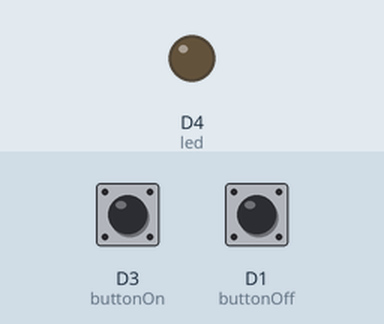
Recording of a sketch running on a simulated ESP8266 (NodeMCU). On the bench: output pins drawn as LEDs (lit = HIGH). The inputs (shaded band) are chosen by the test bench; at power-on: D3 (buttonOn) HIGH, D1 (buttonOff) HIGH.

Above: at 1.2 s.
1.3 s: D3 (buttonOn) pulled LOW for 0.15 s
At 1.9 s:
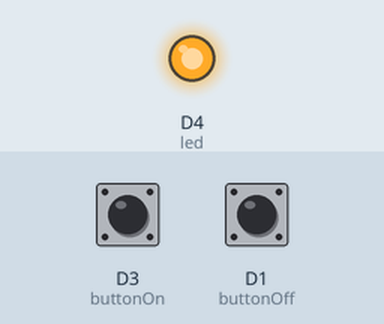
2.9 s: D1 (buttonOff) pulled LOW for 0.15 s
At 3.2 s:
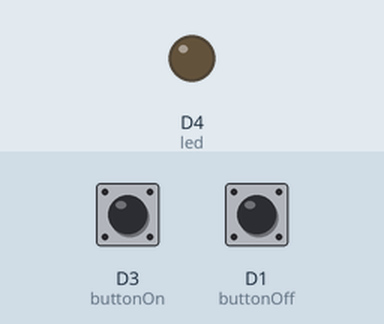
4.5 s: D3 (buttonOn) pulled LOW for 1 s
At 5.6 s:
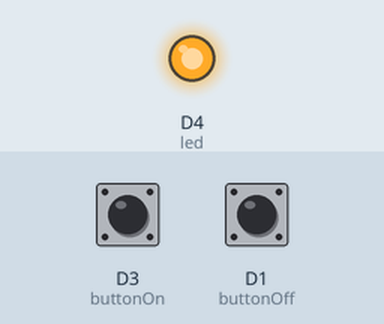
Timing chart, 0 to 7.5 s (numbered marks = the images above; inputs shaded):
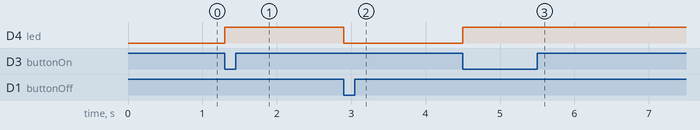

Measured:
- after the input at 1.3 s, D4 (led): LOW → HIGH at once
- after the input at 2.9 s, D4 (led): HIGH → LOW at once
- after the input at 4.5 s, D4 (led): LOW → HIGH at once

The sketch:

Exerc_cio_1.ino
```cpp
// CURSO IOT NA PRÁTICA ESP8266 - Exercício proposto

int led = D4;
int buttonOff = D1;
int buttonOn = D3;

int buttonStateOff = 0;
int buttonStateOn = 0;

void setup() {

pinMode(led,OUTPUT);
pinMode(buttonOff,INPUT_PULLUP);
pinMode(buttonOn,INPUT_PULLUP);

digitalWrite(led,LOW);
}

void loop() {

buttonStateOff = digitalRead(buttonOff);
buttonStateOn = digitalRead(buttonOn);

if (buttonStateOn == LOW) {
  digitalWrite(led,HIGH);
}
if (buttonStateOff == LOW){
  digitalWrite(led,LOW);
}
}
```
